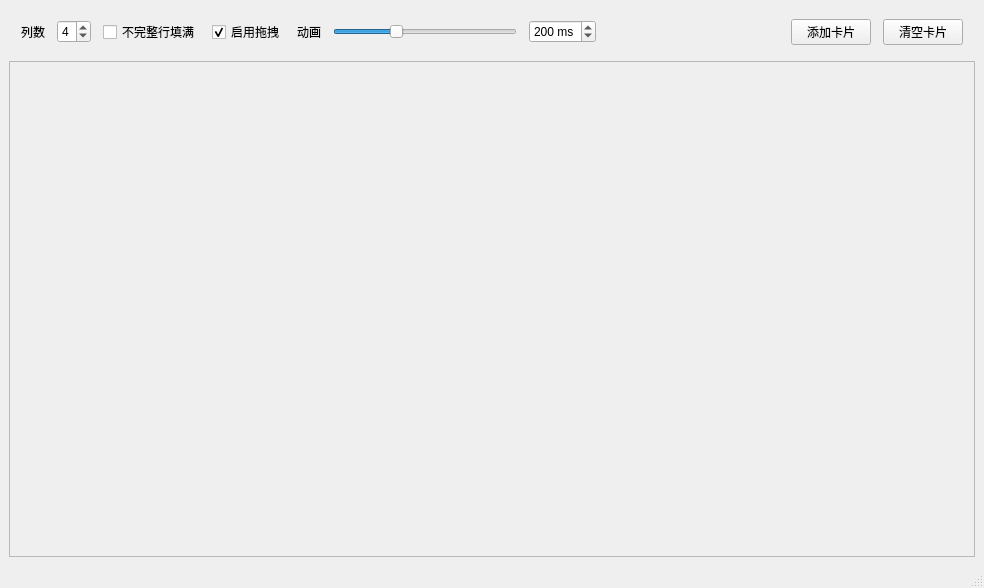
<?xml version="1.0" encoding="UTF-8"?>
<ui version="4.0">
 <class>MainWindow</class>
 <widget class="QMainWindow" name="MainWindow">
  <property name="geometry">
   <rect>
    <x>0</x>
    <y>0</y>
    <width>984</width>
    <height>588</height>
   </rect>
  </property>
  <property name="windowTitle">
   <string>拖拽网格示例</string>
  </property>
  <widget class="QWidget" name="centralwidget">
   <layout class="QGridLayout" name="gridLayout_2">
    <item row="0" column="0">
     <layout class="QHBoxLayout" name="horizontalLayout_controls">
      <property name="spacing">
       <number>12</number>
      </property>
      <property name="leftMargin">
       <number>12</number>
      </property>
      <property name="topMargin">
       <number>10</number>
      </property>
      <property name="rightMargin">
       <number>12</number>
      </property>
      <property name="bottomMargin">
       <number>10</number>
      </property>
      <item>
       <widget class="QLabel" name="label_columnCount">
        <property name="text">
         <string>列数</string>
        </property>
       </widget>
      </item>
      <item>
       <widget class="QSpinBox" name="spinBox_columnCount">
        <property name="minimum">
         <number>1</number>
        </property>
        <property name="maximum">
         <number>8</number>
        </property>
        <property name="value">
         <number>4</number>
        </property>
       </widget>
      </item>
      <item>
       <widget class="QCheckBox" name="checkBox_compactMode">
        <property name="toolTip">
         <string>最后一行不足列数时，卡片按剩余数量铺满整行</string>
        </property>
        <property name="text">
         <string>不完整行填满</string>
        </property>
       </widget>
      </item>
      <item>
       <widget class="QCheckBox" name="checkBox_dragEnabled">
        <property name="text">
         <string>启用拖拽</string>
        </property>
        <property name="checked">
         <bool>true</bool>
        </property>
       </widget>
      </item>
      <item>
       <widget class="QLabel" name="label_animationDuration">
        <property name="text">
         <string>动画</string>
        </property>
       </widget>
      </item>
      <item>
       <widget class="QSlider" name="slider_animationDuration">
        <property name="minimum">
         <number>0</number>
        </property>
        <property name="maximum">
         <number>600</number>
        </property>
        <property name="value">
         <number>200</number>
        </property>
        <property name="orientation">
         <enum>Qt::Orientation::Horizontal</enum>
        </property>
       </widget>
      </item>
      <item>
       <widget class="QSpinBox" name="spinBox_animationDuration">
        <property name="suffix">
         <string> ms</string>
        </property>
        <property name="maximum">
         <number>600</number>
        </property>
        <property name="value">
         <number>200</number>
        </property>
       </widget>
      </item>
      <item>
       <spacer name="horizontalSpacer_controls">
        <property name="orientation">
         <enum>Qt::Orientation::Horizontal</enum>
        </property>
        <property name="sizeHint" stdset="0">
         <size>
          <width>40</width>
          <height>20</height>
         </size>
        </property>
       </spacer>
      </item>
      <item>
       <widget class="QPushButton" name="pushButton_addView">
        <property name="text">
         <string>添加卡片</string>
        </property>
       </widget>
      </item>
      <item>
       <widget class="QPushButton" name="pushButton_clearView">
        <property name="text">
         <string>清空卡片</string>
        </property>
       </widget>
      </item>
     </layout>
    </item>
    <item row="1" column="0">
     <widget class="QScrollArea" name="scrollArea_2">
      <property name="widgetResizable">
       <bool>true</bool>
      </property>
      <widget class="QWidget" name="scrollAreaWidgetContents_2">
       <property name="geometry">
        <rect>
         <x>0</x>
         <y>0</y>
         <width>964</width>
         <height>478</height>
        </rect>
       </property>
       <layout class="QGridLayout" name="gridLayout"/>
      </widget>
     </widget>
    </item>
   </layout>
  </widget>
  <widget class="QMenuBar" name="menubar">
   <property name="geometry">
    <rect>
     <x>0</x>
     <y>0</y>
     <width>984</width>
     <height>21</height>
    </rect>
   </property>
  </widget>
  <widget class="QStatusBar" name="statusbar"/>
 </widget>
 <resources/>
 <connections/>
</ui>
